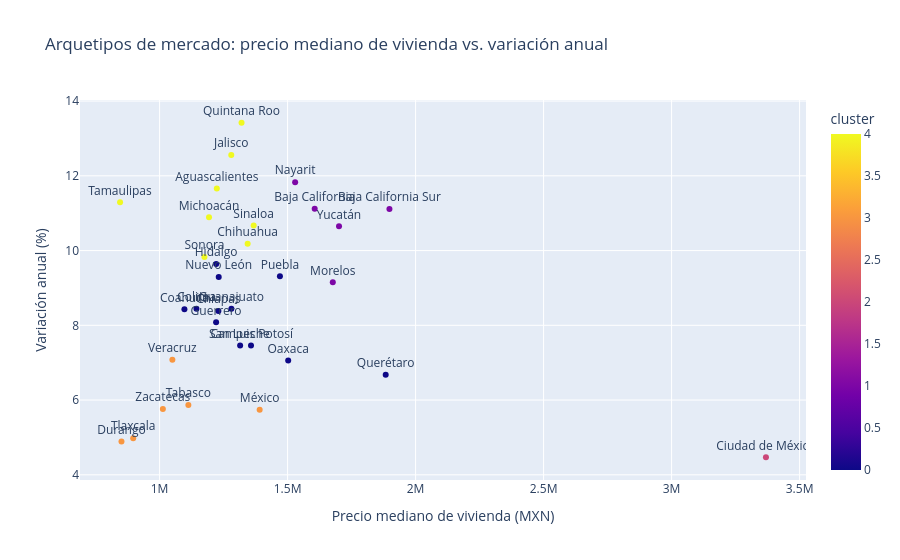

This figure's notebook cell:
### Code cell
fig = px.scatter(
    df_mercado, x='precio_mediano', y='variacion_anual_pct', color='cluster',
    text='entidad',
    title='Arquetipos de mercado: precio mediano de vivienda vs. variación anual',
    labels={'precio_mediano': 'Precio mediano de vivienda (MXN)', 'variacion_anual_pct': 'Variación anual (%)'},
)
fig.update_traces(textposition='top center')
fig.show()

### Figure 1 — Plotly figure (JSON) as saved in the notebook; plotly's stock layout.template omitted (floating-point values rounded to 4 significant figures)
{"data": [{"hovertemplate": "Precio mediano de vivienda (MXN)=%{x}<br>Variación anual (%)=%{y}<br>entidad=%{text}<br>cluster=%{marker.color}<extra></extra>", "legendgroup": "", "marker": {"color": [4, 1, 1, 0, 0, 4, 2, 0, 0, 3, 0, 0, 0, 4, 4, 1, 3, 1, 0, 0, 0, 0, 4, 0, 4, 4, 3, 4, 3, 3, 1, 3], "coloraxis": "coloraxis", "symbol": "circle"}, "mode": "markers+text", "name": "", "orientation": "v", "showlegend": false, "text": ["Aguascalientes", "Baja California", "Baja California Sur", "Campeche", "Chiapas", "Chihuahua", "Ciudad de México", "Coahuila", "Colima", "Durango", "Guanajuato", "Guerrero", "Hidalgo", "Jalisco", "Michoacán", "Morelos", "México", "Nayarit", "Nuevo León", "Oaxaca", "Puebla", "Querétaro", "Quintana Roo", "San Luis Potosí", "Sinaloa", "Sonora", "Tabasco", "Tamaulipas", "Tlaxcala", "Veracruz", "Yucatán", "Zacatecas"], "textposition": "top center", "type": "scatter", "x": [1223582, 1605873, 1897875, 1314572, 1229650, 1344000, 3368586, 1097000, 1144000, 851141, 1280461, 1220758, 1221035, 1280000, 1193083, 1676582, 1390900, 1529503, 1231013, 1502375, 1470000, 1883235, 1320135, 1357117, 1367488, 1175180, 1112450, 845569, 896944, 1050000, 1700882, 1012765], "xaxis": "x", "y": [11.66, 11.12, 11.11, 7.46, 8.38, 10.18, 4.47, 8.43, 8.44, 4.89, 8.44, 8.08, 9.64, 12.56, 10.89, 9.15, 5.74, 11.83, 9.29, 7.06, 9.31, 6.68, 13.42, 7.46, 10.67, 9.83, 5.87, 11.29, 4.98, 7.08, 10.65, 5.76], "yaxis": "y"}], "layout": {"coloraxis": {"colorbar": {"title": {"text": "cluster"}}, "colorscale": [[0, "#0d0887"], [0.1111, "#46039f"], [0.2222, "#7201a8"], [0.3333, "#9c179e"], [0.4444, "#bd3786"], [0.5556, "#d8576b"], [0.6667, "#ed7953"], [0.7778, "#fb9f3a"], [0.8889, "#fdca26"], [1, "#f0f921"]]}, "legend": {"tracegroupgap": 0}, "title": {"text": "Arquetipos de mercado: precio mediano de vivienda vs. variación anual"}, "xaxis": {"anchor": "y", "domain": [0, 1], "title": {"text": "Precio mediano de vivienda (MXN)"}}, "yaxis": {"anchor": "x", "domain": [0, 1], "title": {"text": "Variación anual (%)"}}}}
